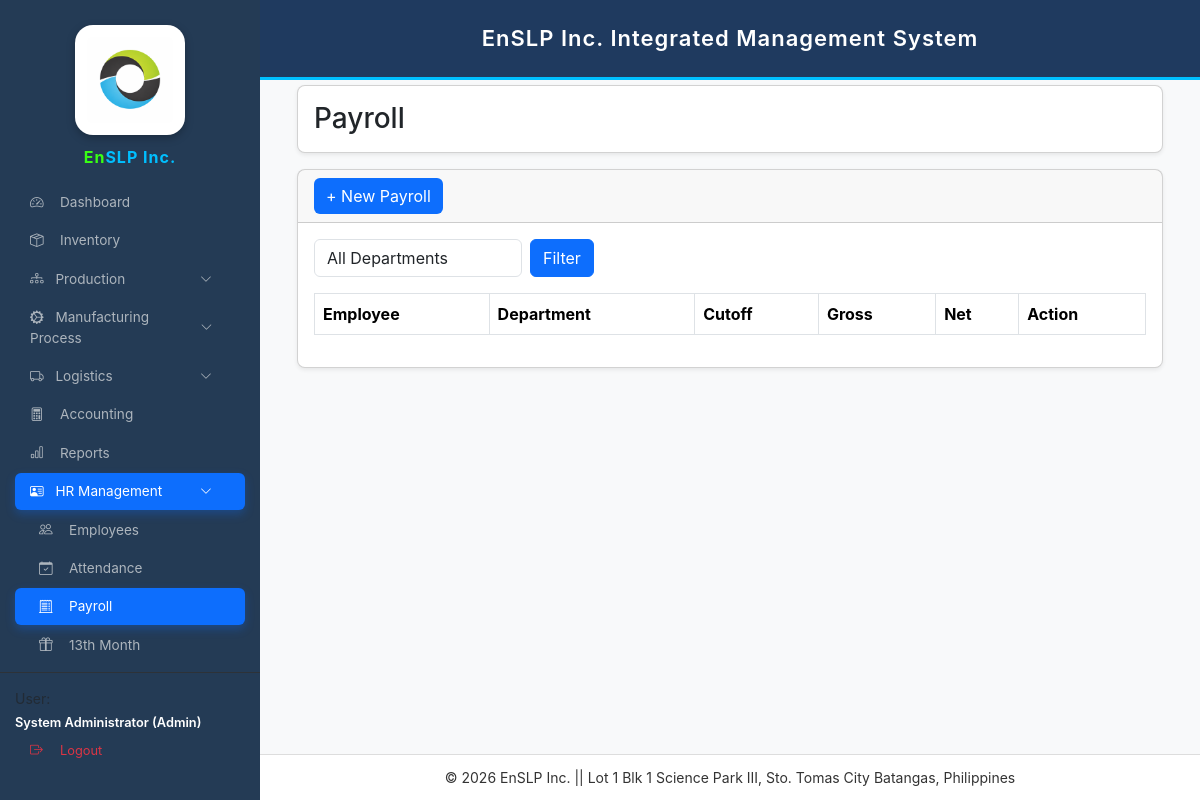
Before: /payroll.php (signed in) with the older database file.
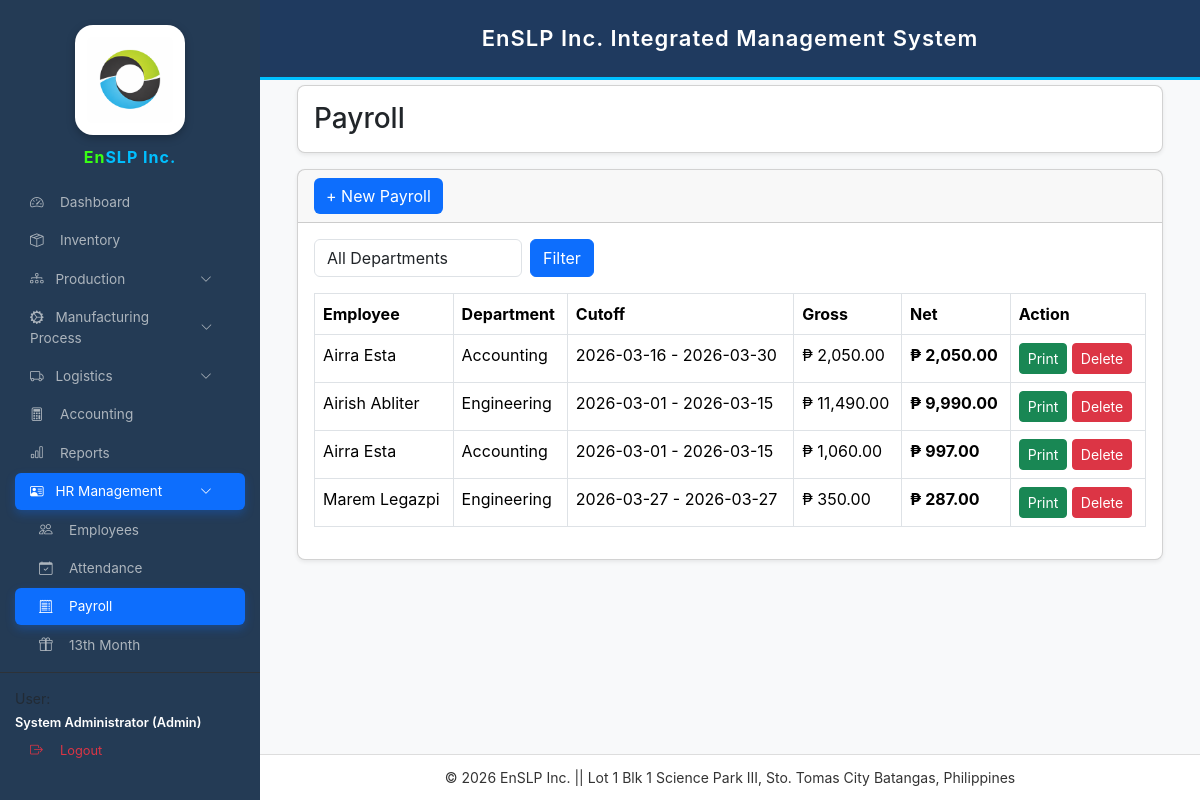
After: the same page with the newer database file.
### tables this page shows
CREATE TABLE `payroll` (
  `id` int(11) NOT NULL,
  `employee_id` int(11) NOT NULL,
  `period_start` date NOT NULL,
  `period_end` date NOT NULL,
  `days_worked` decimal(5,2) NOT NULL DEFAULT 0.00,
  `overtime_hours` decimal(5,2) NOT NULL DEFAULT 0.00,
  `overtime_rate` decimal(10,2) NOT NULL DEFAULT 0.00,
  `deductions` decimal(10,2) NOT NULL DEFAULT 0.00,
  `gross_pay` decimal(10,2) NOT NULL DEFAULT 0.00,
  `net_pay` decimal(10,2) NOT NULL DEFAULT 0.00,
  `created_at` timestamp NOT NULL DEFAULT current_timestamp(),
  `pay_type` varchar(20) NOT NULL DEFAULT 'REGULAR',
  `basic_pay` decimal(10,2) NOT NULL DEFAULT 0.00,
  `overtime_pay` decimal(10,2) NOT NULL DEFAULT 0.00,
  `allowances` decimal(10,2) NOT NULL DEFAULT 0.00,
  `sss` decimal(10,2) NOT NULL DEFAULT 0.00,
  `philhealth` decimal(10,2) NOT NULL DEFAULT 0.00,
  `pagibig` decimal(10,2) NOT NULL DEFAULT 0.00,
  `other_deductions` decimal(10,2) NOT NULL DEFAULT 0.00
);

CREATE TABLE `employees` (
  `id` int(11) NOT NULL,
  `full_name` varchar(255) NOT NULL,
  `position` varchar(100) DEFAULT NULL,
  `department` varchar(100) DEFAULT NULL,
  `employment_status` varchar(50) DEFAULT NULL,
  `date_hired` date DEFAULT NULL,
  `salary_type` enum('Daily','Monthly') NOT NULL DEFAULT 'Daily',
  `salary_amount` decimal(10,2) NOT NULL DEFAULT 0.00,
  `contact_no` varchar(20) DEFAULT NULL,
  `daily_rate` decimal(10,2) DEFAULT NULL,
  `status` enum('Active','Inactive') DEFAULT 'Active',
  `monthly_salary` decimal(10,2) NOT NULL DEFAULT 0.00
);

### payroll.php (the view, shortened to what this page needs)
<?php
include 'config.php';
function money2($v){ return number_format((float)$v, 2); }
?>
<!DOCTYPE html>
<html>
<head>
<link href="https://cdn.jsdelivr.net/npm/bootstrap@5.3.3/dist/css/bootstrap.min.css" rel="stylesheet">
<link rel="stylesheet" href="https://cdn.jsdelivr.net/npm/bootstrap-icons@1.11.0/font/bootstrap-icons.css">
</head>
<body>
<?php include 'sidebar.php'; ?>
<?php include 'header.php'; ?>
<div class="main-content">
<div class="container-fluid">
<div class="card shadow-sm mb-3">
<div class="card-body d-flex justify-content-between align-items-center">
<h3 class="mb-0">Payroll</h3>
</div>
</div>
<div class="card shadow-sm">
<div class="card-header d-flex justify-content-between align-items-center">
<button class="btn btn-blue" data-bs-toggle="modal" data-bs-target="#addPayrollModal">
+ New Payroll
</button>
</div>
<div class="card-body">
<div class="table-responsive">
<form method="GET" class="mb-3 d-flex gap-2">
<select name="dept" class="form-control w-25">
    <option value="">All Departments</option>
</select>
<button class="btn btn-primary">Filter</button>
</form>
<table class="table table-bordered">
<thead>
<tr>
<th>Employee</th>
<th>Department</th>
<th>Cutoff</th>
<th>Gross</th>
<th>Net</th>
<th>Action</th>
</tr>
</thead>
<tbody>
<?php
$sql = "
SELECT pr.*, e.full_name, e.department
FROM payroll pr
JOIN employees e ON e.id = pr.employee_id
";
$sql .= " ORDER BY pr.id DESC";
$stmt = $conn->prepare($sql);
$stmt->execute();
while($row=$stmt->fetch()):
?>
<tr>
<td><?= htmlspecialchars($row['full_name']) ?></td>
<td><?= htmlspecialchars($row['department']) ?></td>
<td><?= $row['period_start']?> - <?= $row['period_end']?></td>
<td>₱ <?= money2($row['gross_pay'])?></td>
<td><b>₱ <?= money2($row['net_pay'])?></b></td>
<td>
<a href="payslip.php?id=<?= $row['id']?>" class="btn btn-success btn-sm">
Print
</a>
<a href="?delete=<?= $row['id']?>" onclick="return confirm('Delete payroll?')" class="btn btn-danger btn-sm">
Delete
</a>
</td>
</tr>
<?php endwhile; ?>
</tbody>
</table>
</div>
</div>
</div>
</div>
</div>
<?php include 'footer.php'; ?>
</body>
</html>

### sidebar.php (shortened to what this page needs)
<?php
$current_page = basename($_SERVER['PHP_SELF']);
$user_role = isset($_SESSION['role']) ? strtolower(trim($_SESSION['role'])) : '';
$hr_pages = ['employees.php','payroll.php','attendance.php','thirteenth_month.php'];
$is_hr_open = in_array($current_page,$hr_pages);
$production_pages = ['projects.php','production_history.php','stock_movement.php'];
$is_production_open = in_array($current_page,$production_pages);
$manufacturing_pages = ['cutting.php','etching.php','lamination.php','inspection_qc.php'];
$is_manufacturing_open = in_array($current_page,$manufacturing_pages);
$logistics_pages = ['packing.php','delivery.php'];
$is_logistics_open = in_array($current_page,$logistics_pages);
?>
<link href="https://cdn.jsdelivr.net/npm/bootstrap-icons@1.11.1/font/bootstrap-icons.css" rel="stylesheet">
<div class="sidebar">
<div class="brand-section text-center">
<img src="/enslp-main/logo.png" class="sidebar-logo">
<div class="brand-text">
<span class="logo-en">En</span><span class="logo-slp">SLP Inc.</span>
</div>
</div>
<div class="sidebar-menu">
<a href="dashboard.php" class="nav-link <?= ($current_page=='dashboard.php')?'active':'' ?>">
<i class="bi bi-speedometer2"></i> Dashboard
</a>
<a href="inventory.php" class="nav-link <?= ($current_page=='inventory.php')?'active':'' ?>">
<i class="bi bi-box-seam"></i> Inventory
</a>
<a class="nav-link d-flex justify-content-between align-items-center <?= $is_production_open?'active':'' ?>"
data-bs-toggle="collapse"
href="#productionMenu">
<span><i class="bi bi-diagram-3"></i> Production</span>
<i class="bi bi-chevron-down small"></i>
</a>
<a class="nav-link d-flex justify-content-between align-items-center <?= $is_manufacturing_open?'active':'' ?>"
data-bs-toggle="collapse"
href="#manufacturingMenu">
<span><i class="bi bi-gear-wide-connected"></i> Manufacturing Process</span>
<i class="bi bi-chevron-down small"></i>
</a>
<?php if($user_role !== 'production'): ?>
<a class="nav-link d-flex justify-content-between align-items-center <?= $is_logistics_open?'active':'' ?>"
data-bs-toggle="collapse"
href="#logisticsMenu">
<span><i class="bi bi-truck"></i> Logistics</span>
<i class="bi bi-chevron-down small"></i>
</a>
<?php endif; ?>
<a href="accounting.php" class="nav-link <?= ($current_page=='accounting.php')?'active':'' ?>">
<i class="bi bi-calculator"></i> Accounting
</a>
<a href="reports.php" class="nav-link <?= ($current_page=='reports.php')?'active':'' ?>">
<i class="bi bi-bar-chart"></i> Reports
</a>
<a class="nav-link d-flex justify-content-between align-items-center <?= $is_hr_open?'active':'' ?>"
data-bs-toggle="collapse"
href="#hrMenu">
<span><i class="bi bi-person-vcard"></i> HR Management</span>
<i class="bi bi-chevron-down small"></i>
</a>
<div class="collapse <?= $is_hr_open?'show':'' ?>" id="hrMenu">
<a href="employees.php" class="nav-link ps-4 <?= ($current_page=='employees.php')?'active':'' ?>">
<i class="bi bi-people"></i> Employees
</a>
<a href="attendance.php" class="nav-link ps-4 <?= ($current_page=='attendance.php')?'active':'' ?>">
<i class="bi bi-calendar-check"></i> Attendance
</a>
<a href="payroll.php" class="nav-link ps-4 <?= ($current_page=='payroll.php')?'active':'' ?>">
<i class="bi bi-receipt-cutoff"></i> Payroll
</a>
<a href="thirteenth_month.php" class="nav-link ps-4 <?= ($current_page=='thirteenth_month.php')?'active':'' ?>">
<i class="bi bi-gift"></i> 13th Month
</a>
</div>
</div>
<div class="user-footer">
<small class="text-muted d-block">User:</small>
<span class="user-name">
<?= htmlspecialchars(
    ($_SESSION['full_name'] ?? $_SESSION['username'] ?? 'User') .
    ' (' . ucfirst($_SESSION['role'] ?? 'role') . ')'
) ?>
</span>
<a href="logout.php" class="nav-link logout-btn">
<i class="bi bi-box-arrow-right"></i> Logout
</a>
</div>
</div>

### header.php (shortened to what this page needs)
<div class="header-bar">
EnSLP Inc. Integrated Management System
</div>

### footer.php (shortened to what this page needs)
<div class="footer-bar">
© 2026 EnSLP Inc. || Lot 1 Blk 1 Science Park III, Sto. Tomas City Batangas, Philippines
</div>

### payroll.php (style rules this page uses)
body { background:#f4f6f9; font-family:Arial; margin:0; }
.main-content { margin-left:260px; padding:25px; margin-top:60px; }
.card { border-radius:8px; }
.table thead { background:#f0f3f7; }
.btn-blue { background:#0d6efd; color:#fff; border:none; }

### sidebar.php (style rules this page uses)
:root { --sb-width:260px; --primary-blue:#0d6efd; --sidebar-bg:#243b55; }
.sidebar { background: linear-gradient(180deg, #2c4a6b 0%, #1f2f45 100%); }
.nav-link.active { background:linear-gradient(90deg,#0d6efd,#3d8bfd); color:white; box-shadow:0 4px 10px rgba(13,110,253,0.3); }
body { font-family:'Inter',sans-serif!important; margin:0!important; background:#f8f9fa; }
.sidebar { position:fixed; top:0; left:0; bottom:0; width:var(--sb-width); background:var(--sidebar-bg); z-index:99999; display:flex; flex-direction:column; padding:15px 0; }
.sidebar-logo { width:110px; height:110px; object-fit:contain; background:white; padding:12px; border-radius:18px; display:block; margin:10px auto; box-shadow:0 3px 8px rgba(0,0,0,0.25); }
.brand-text { color:white; font-weight:700; font-size:16px; letter-spacing:1px; text-align:center; }
.sidebar-menu { flex:1; overflow-y:auto; padding:15px; }
.nav-link { display:flex; align-items:center; color:#adb5bd; padding:8px 15px; text-decoration:none; border-radius:6px; margin-bottom:2px; font-size:.85rem; }
.nav-link i { width:22px; margin-right:8px; }
.nav-link.active { background:var(--primary-blue); color:white; }
.user-footer { margin-top:auto; padding:15px; border-top:1px solid #2d3238; }
.user-name { color:white; font-size:.8rem; font-weight:600; }
.logout-btn { color:#dc3545; font-size:.8rem; }
.logo-en { color:#39ff14;font-weight:700; }
.logo-slp { color:#00bfff;font-weight:700; }

### header.php (style rules this page uses)
.header-bar { background:#1f3a5f; color:white; position:fixed; top:0; left:260px; right:0; text-align:center; padding:22px 20px; font-size:22px; font-weight:600; letter-spacing:1px; border-bottom:3px solid #00bfff; z-index:999; }

### footer.php (style rules this page uses)
.footer-bar { position:fixed; bottom:0; left:260px; right:0; background:white; color:#333; text-align:center; padding:12px 10px; font-size:14px; border-top:1px solid #ddd; }

Changed rows visible on the page:
added payroll: employee.full_name "Airra Esta", employee.department "Accounting", period_start "2026-03-16", period_end "2026-03-30", gross_pay "2,050.00", net_pay "2,050.00"
added payroll: employee.full_name "Airish Abliter", employee.department "Engineering", period_start "2026-03-01", period_end "2026-03-15", gross_pay "11,490.00", net_pay "9,990.00"
added payroll: employee.full_name "Airra Esta", employee.department "Accounting", period_start "2026-03-01", period_end "2026-03-15", gross_pay "1,060.00", net_pay "997.00"
added payroll: employee.full_name "Marem Legazpi", employee.department "Engineering", period_start "2026-03-27", period_end "2026-03-27", gross_pay "350.00", net_pay "287.00"
